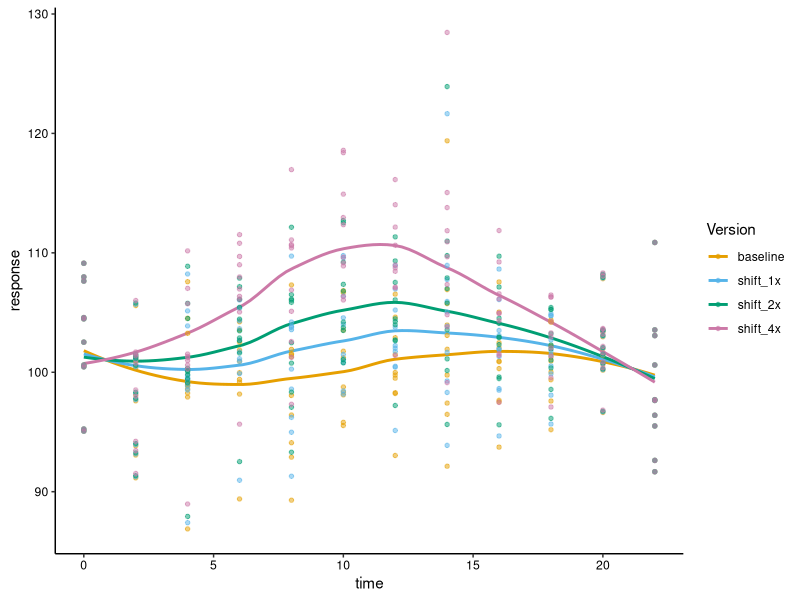
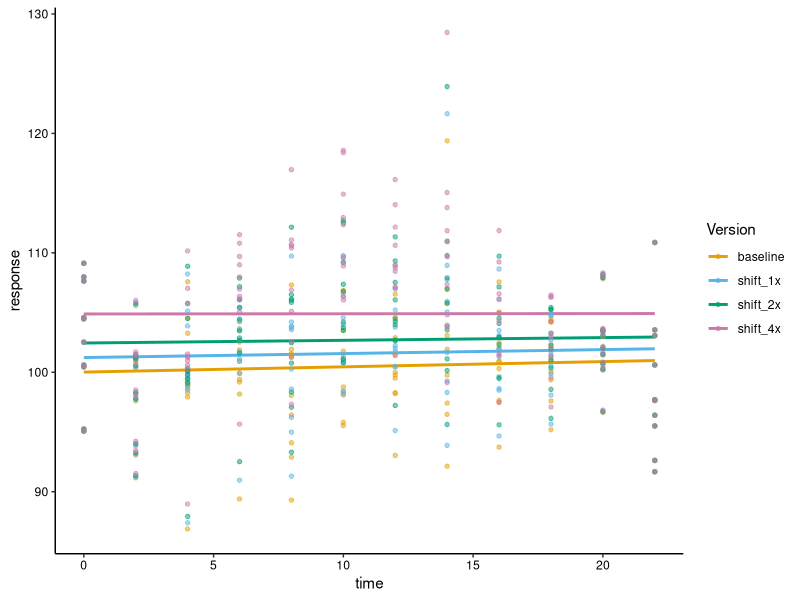
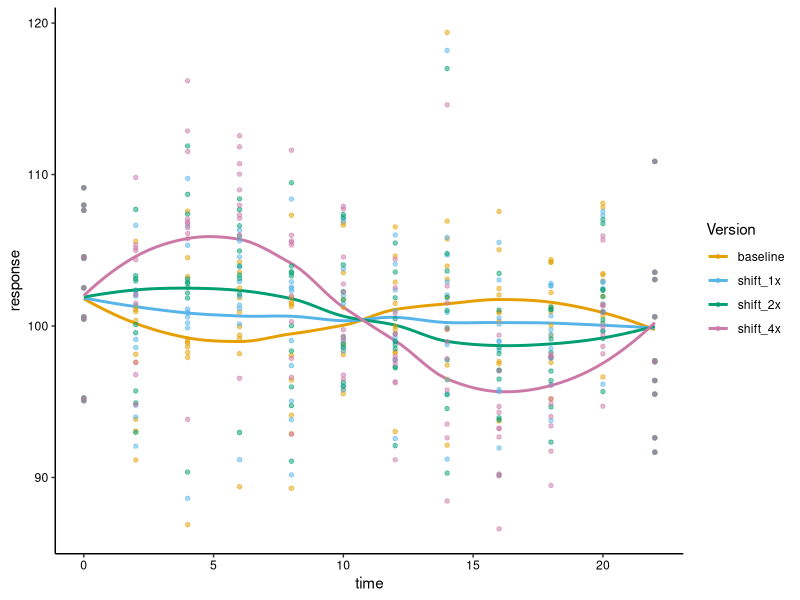
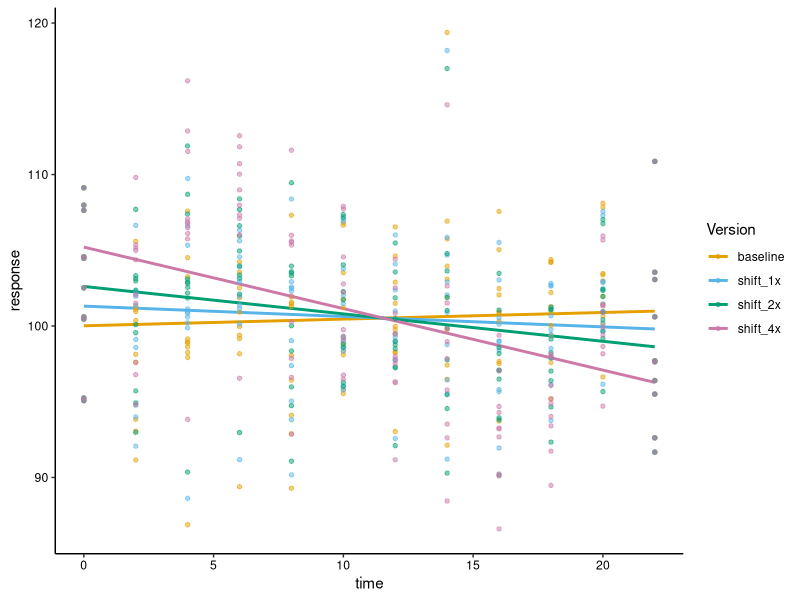

R code for these plots, in order:
### simulation setting for splinectomeR ####library(ggplot2)
library(ggplot2)
library(reshape2)
#library(splinectomeR)

colpal <- c("#E69F00", "#56B4E9", "#009E73", "#CC79A7")

df_orig <- data.frame(matrix(ncol=3, nrow = 120))
colnames(df_orig) <- c('patient','time','response')
ids <- c(1,2,3,4,5,6,7,8,9,10)
timeseries <- c(0,2,4,6,8,10,12,14,16,18,20,22)
patient <- unlist(lapply(X = ids, FUN = function(xx) rep(xx, times=12)))
set.seed(7)
obs <- c(rnorm(n=10, mean = 100, sd = 2),  # Make a distribution at each timepoint
         rnorm(n=10, mean = 100, sd = 4),
         rnorm(n=10, mean = 100, sd = 6),
         rnorm(n=10, mean = 100, sd = 8),
         rnorm(n=10, mean = 100, sd = 6),
         rnorm(n=10, mean = 100, sd = 4),
         rnorm(n=10, mean = 100, sd = 6),
         rnorm(n=10, mean = 100, sd = 8),
         rnorm(n=10, mean = 100, sd = 6),
         rnorm(n=10, mean = 100, sd = 4),
         rnorm(n=10, mean = 100, sd = 3),
         rnorm(n=10, mean = 100, sd = 2))
df_orig$patient <- patient
df_orig$time <-rep(timeseries, times = 10)
df_orig$response <- obs
df <- df_orig

#### Setting I: A bump in the middle ####
dfm2 <- df_orig
dfm3 <- df_orig
dfm4 <- df_orig
dfm5 <- df_orig
z <- c(0,0.02,0.12,0.35,0.45,.55,0.45,0.38,0.2,0.1,0.01,0)  # Values by which to perturb the data
shifter <- c(z,z,z,z,z,z,z,z,z,z)
dfm2$Version <- 'baseline'
# Make perturbed data at several magnitudes by scaling z
dfm3$response <- dfm2$response + (dfm2$response * (shifter/20))
dfm3$Version <- 'shift_1x'; dfm3$patient <- paste(dfm3$patient, '1x', sep = '_')
dfm4$response <- dfm2$response + (dfm2$response * (shifter/10))
dfm4$Version <- 'shift_2x'; dfm4$patient <- paste(dfm4$patient, '2x', sep = '_')
dfm5$response <- dfm2$response + (dfm2$response * (shifter/5))
dfm5$Version <- 'shift_4x'; dfm5$patient <- paste(dfm5$patient, '4x', sep = '_')

dfm_bound <- rbind(dfm2, dfm3, dfm4, dfm5)

dfm_loess <- ggplot(dfm_bound) + geom_smooth(aes(x=time, y=response, color=Version), se = F, method = 'loess') +
  geom_point(aes(x=time, y=response, color=Version), alpha=0.5, size=1.2) +
  theme_classic() + theme(axis.text = element_text(color='black')) +
  scale_color_manual(values=colpal)
ggsave(dfm_loess, filename = 'FigXA_dfmloess.pdf', width = 4, height = 3, dpi=600)

dfm_lm <- ggplot(dfm_bound) + geom_smooth(aes(x=time, y=response, color=Version), se = F, method = 'lm') +
  geom_point(aes(x=time, y=response, color=Version), alpha=0.5, size=1.2) +
  theme_classic() + theme(axis.text = element_text(color='black')) +
  scale_color_manual(values=colpal)
ggsave(dfm_lm, filename = 'FigXA_dfmlm.pdf', width = 4, height = 3, dpi=600)
write.table(dfm_bound, 'dfm_bound.txt', sep='\t', row.names=F)


#### Setting II: An early and late divergence ####
df2 <- df_orig
df3 <- df_orig
df4 <- df_orig
df5 <- df_orig
z <- c(0,0.2,.4,0.4,0.2,0.05,-.1,-.2,-.38,-0.3,-.1,0)  # Scale to perturb the data
shifter2 <- c(z,z,z,z,z,z,z,z,z,z)
df2$Version <- 'baseline'
# Make perturbed data at several magnitudes by scaling z
df3$response <- df2$response + (df2$response * (shifter2/20))
df3$Version <- 'shift_1x'; df3$patient <- paste(df3$patient, '1x', sep = '_')
df4$response <- df2$response + (df2$response * (shifter2/10))
df4$Version <- 'shift_2x'; df4$patient <- paste(df4$patient, '2x', sep = '_')
df5$response <- df2$response + (df2$response * (shifter2/5))
df5$Version <- 'shift_4x'; df5$patient <- paste(df5$patient, '4x', sep = '_')

df_bound <- rbind(df2, df3, df4, df5)

df_loess <- ggplot(df_bound) + geom_smooth(aes(x=time, y=response, color=Version), se = F, method = 'loess') +
  geom_point(aes(x=time, y=response, color=Version), alpha=0.5, size=1.2) +
  theme_classic() + theme(axis.text = element_text(color='black')) +
  scale_color_manual(values=colpal)
ggsave(df_loess, filename = 'FigXB_df_loess.pdf', width = 4, height = 3, dpi=600)

df_lm <- ggplot(df_bound) + geom_smooth(aes(x=time, y=response, color=Version), se = F, method = 'lm') +
  geom_point(aes(x=time, y=response, color=Version), alpha=0.5, size=1.2) +
  theme_classic() + theme(axis.text = element_text(color='black')) +
  scale_color_manual(values=colpal)
ggsave(df_lm, filename = 'FigXB_df_lm.pdf', width = 4, height = 3, dpi=600)
write.table(df_bound, 'df_bound.txt', sep='\t', row.names=F)